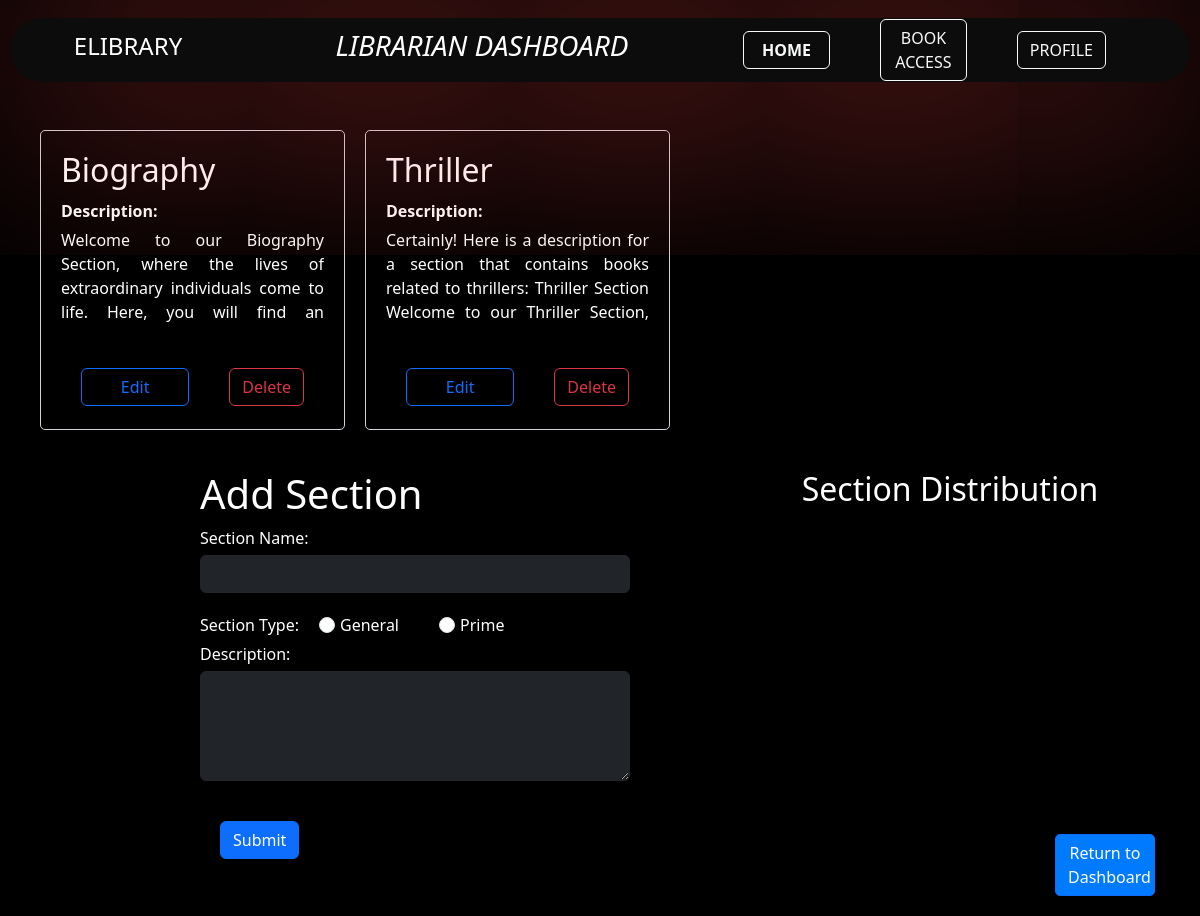
/add_section, run on the app's committed database.
### app.py (models this page shows)
class Sections(db.Model):
    section_id = db.Column(db.Integer, primary_key=True)
    section = db.Column(db.String(64), nullable=False)
    description = db.Column(db.String(1024))
    added_by = db.Column(db.String(16), nullable=False)
    prime = db.Column(db.String(1), default='0')
    date_added = db.Column(db.Date,nullable=False)

### app.py (the view, shortened to what this page needs)
@app.route('/add_section', methods=['GET', 'POST'])
def add_section():
    data_list = []  # Define data_list outside of the conditional block
    if 'lib_id' in session:
        lib_id = session['lib_id']
        lib = Librarian.query.get(lib_id)
    sections = Sections.query.all()
    all_sections = Sections.query.all()
    books = Books.query.all()
    section_counts = {}
    for book in books:
        section_id = book.section_id
        if section_id in section_counts:
            section_counts[section_id] += 1
        else:
            section_counts[section_id] = 1
    section_names = {}
    sections = Sections.query.all()
    for section in sections:
        section_names[section.section_id] = section.section
    for key1 in section_names:
        for key2 in section_counts:
            if int(key1) == int(key2):
                data_list.append([section_names[key1], section_counts[key2]])
    return render_template("add_section.html", sections=sections, all_sections=all_sections, data_list=data_list)

### templates/add_section.html (shortened to what this page needs)
{% extends 'lib_layout.html' %}
{%block content%}
<div class="navbar" id="navbar">
    <div id="incontainer">
        <div id="heading">
            <h4>ELIBRARY</h4>
        </div>
        <div id="dashhead">
            <h3><i>LIBRARIAN DASHBOARD</i></h3>
        </div>
        <div id="nav"><a href="/lib_profile" class="btn btn-outline-light">PROFILE</a>
            <a href="/book_access" class="btn btn-outline-light">BOOK ACCESS</a>
            <a href="/librarian_dashboard" class="btn btn-outline-light "><b>HOME</b></a>
        </div>
    </div>
</div>
<div class="sections">
    {% for section in sections %}
    <div class="section">
        <h2>{{section.section}}</h2>
        <strong>Description:</strong><br>
        <p class="section-description">
            {{section.description}}
        </p>
        <div class="button-group">
            <a href="/edit_section/{{section.section_id}}" class="btn btn-outline-primary">Edit</a>
            <form action="/delete_section/{{section.section_id}}" method="post">
                <button type="submit" class="btn btn-outline-danger" class="delete_section"
                    onclick="return confirm('Are you sure you want to delete this section?')">Delete</button>
            </form>
        </div>
    </div>
    {% endfor %}
</div>
<div class="add-section">
    <div class="left">
        <h1>Add Section</h1>
        <form action="/add_section" method="post">
            <div class="form-group">
                <label for="section_name">Section Name:</label>
                <input type="text" id="section_name" name="section_name" class="btn btn-dark">
            </div>
            <div class="form-group-2">
                <label>Section Type:</label>
                <div>
                    <input type="radio" id="general" name="type" value="general" class="form-check-input">
                    <label for="general" class="form-check-label">General</label>
                </div>
                <div>
                    <input type="radio" id="prime" name="type" value="prime" class="form-check-input">
                    <label for="prime" class="form-check-label">Prime</label>
                </div>
            </div>
            <div class="form-group">
                <label for="description">Description:</label>
                <textarea id="description" name="description" rows="4" class="btn btn-dark"></textarea>
            </div>
            <button type="submit" class="btn btn-primary">Submit</button>
        </form>
    </div>
    <div class="right">
        <h2>Section Distribution</h2>
        <div id="piechart" style="width: 500px; height: 400px;"></div>
    </div>
</div>
<div class="return-button">
    <a href="/librarian_dashboard" class="return-link btn btn-primary">Return to Dashboard</a>
</div>
{%endblock%}

### templates/lib_layout.html (style rules this page uses)
body { background-color: #1B1F22; color: rgb(255, 255, 255); }
.navbar { width: 100%; position: sticky; top: 0; display: flex; width: calc(100% - 20px); margin: 10px; border: none; position: sticky; top: 0; z-index: 1; }
#incontainer { background: #211d1d6b; justify-content: left; height: 8vh; width: 100%; display: flex; box-shadow: 0px 0px 500px rgb(252, 71, 71) ; border-radius: 1500px; }
#heading { display: flex; width: 20%; border: none; justify-content: center; align-items: center; }
#dashhead { width: 40%; border: none; display: flex; justify-content: center; align-items: center; }
#nav { display: flex; width: 40%; border: none; display: flex; float: right; flex-direction: row-reverse; align-items: center; padding-right: 5%; }
a { display: flex; margin-inline: 25px; padding: 10px; padding-inline: 20px; border-radius: 15px; width: 100%; justify-content: center; text-decoration: none; color: #000000; background-color: #ffffff; font-weight: bold; }
body { background-color: black; color: rgb(255, 255, 255); }

### templates/add_section.html (style rules this page uses)
.sections { display: flex; flex-wrap: wrap; gap: 20px; margin: 40px; }
.section { flex: 1 1 300px; border: 1px solid #ced4da; border-radius: 5px; padding: 20px; height: 300px; max-width: 305px; }
.section-description { min-height: 100px; max-height: 100px; overflow-y: auto; text-align: justify; margin-top: 5px; }
.button-group a, button { margin: 20px; }
.section h2 { margin-bottom: 10px; }
.form-group-2 { display: flex; }
.form-group-2 div { display: flex; margin-inline: 20px; }
.form-group input, textarea { width: 100%; }
.form-group-2 div>input { margin-right: 5px; }
.button-group { display: flex; margin-top: 20px; }
.add-section { display: flex; gap: 20px; }
.left { flex: 1; padding-inline: 50px; margin-left: 150px; }
.right { flex: 1; display: flex; flex-direction: column; align-items: center; }
.form-group { margin-bottom: 20px; }
label { display: block; margin-bottom: 5px; }
.return-button { position: fixed; bottom: 20px; right: 20px; }
.return-link { display: inline-block; border-radius: 5px; background-color: #007bff; color: #fff; width: 100px; text-decoration: none; }

### data on the page
Sections: section "Biography", description "Welcome to our Biography Section, where the lives of extraordinary individuals come to life. Here, you will find an…"
Sections: section "Thriller", description "Certainly! Here is a description for a section that contains books related to thrillers: Thriller Section Welcome to our Thriller Section,…"
